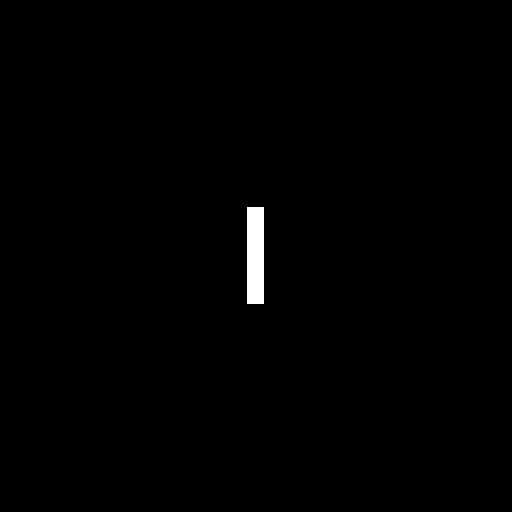
%> input picture 20191114_期中後/Fig0303(a).tif, 512 x 512 px
$ octave lesson20191114.m   (GNU Octave 9; MATLAB toolbox functions it lacks are replaced by stand-ins)
%> lines starting %> are read from the running program, lines starting %| are printed output that depends on the picture; in (x1, y1, x2, y2) boxes, pixels count from 0 and x2, y2 are one past the last pixel; in counts of white or black regions, pixels touching at a corner belong together; the program's own positions count from 1
clear all
close all
%
% ak = [3+4j,5-6j,7+8j,4-3j,5,7+9j,6+7j,9+8j]
ak= [1,2,7,4,11,6,7,8]
fft_ak = abs(fft(ak));

figure;
subplot(211);
stem(abs(ak))
title("original");
subplot(212);
stem(fft_ak);
title("fft");
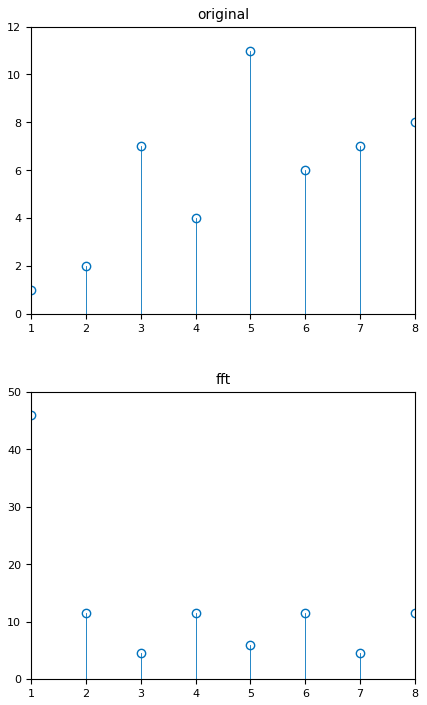
%> figure redrawn from the program's plot data, 2 panels
%----------------------------------

photo=imread("Fig0303(a).tif");
%> photo is the input picture: size 512x512 uint8; 0.63% white; 1 white region, box (x1, y1, x2, y2) and area: (247, 207, 264, 304) 1649
figure;imshow("Fig0303(a).tif");

photo_fft = fft2(photo);
mesh(abs(photo_fft));
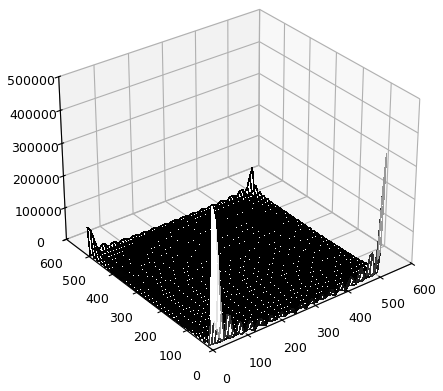
%> figure redrawn from the program's plot data
photo_back = ifft2(photo_fft)
error = abs(photo_back - double(photo));
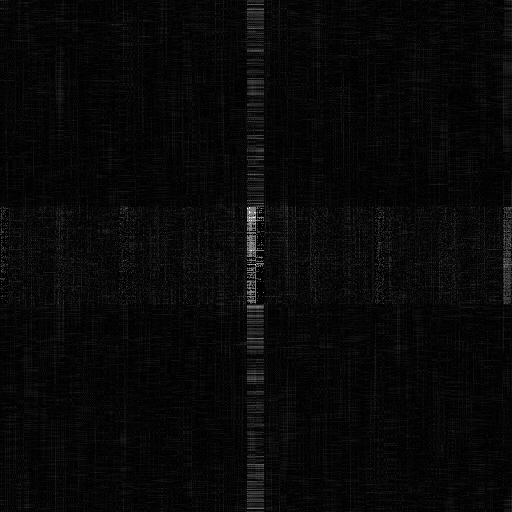
%> error: size 512x512 double; min 0, max 1.14e-13, mean 3.88e-15; drawn with min black and max white
error = sum(sum(error));
%> error = 1.02e-09
% figure;imshow(uint8(photo_back));
%-----------------------------------

photo_fft = fftshift(fft2(photo));
figure;
mesh(abs(photo_fft));
title("photo fft mesh")
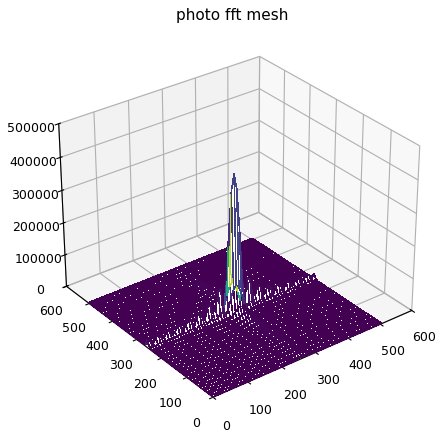
%> figure redrawn from the program's plot data

photo_ifft = ifftshift(photo_fft);
figure;
mesh(abs(photo_ifft))
title("photo ifft mesh")
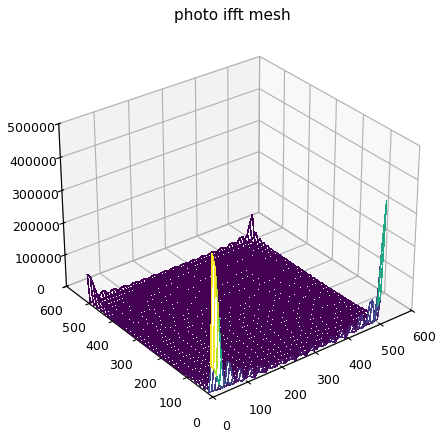
%> figure redrawn from the program's plot data

photo_ifft = ifft2(photo_ifft);

figure;
imshow(uint8(photo_ifft));
title("photo ifft後的原圖")
% [6 lines of commented-out code are left out]

for i = 1:398
    for j = 261:498

        photo_ifft(i,j) = 0;


    end
end
figure;
imshow(uint8(photo_ifft));
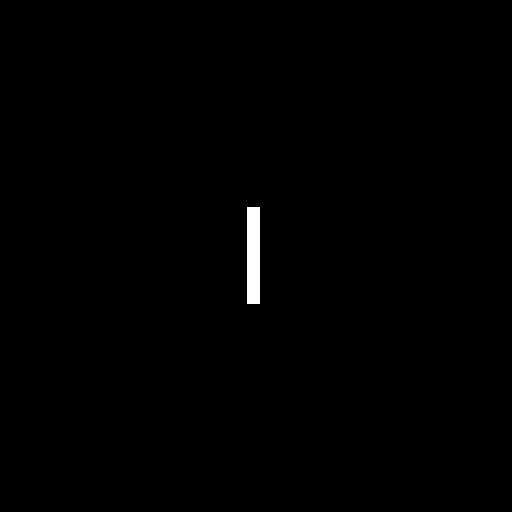
%> displayed picture: size 512x512, on the screen's scale of 0 to 255; 0.48% white; 1 white region, box (x1, y1, x2, y2) and area: (247, 207, 260, 304) 1261
title("photo filter後 ")
new = fftshift(fft2(photo_ifft));
figure;mesh(abs(new));
title("photo filter後的mesh ")
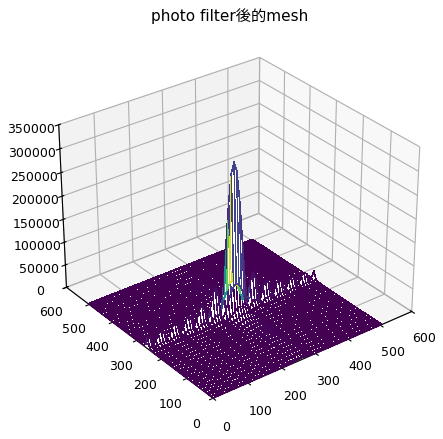
%> figure redrawn from the program's plot data
